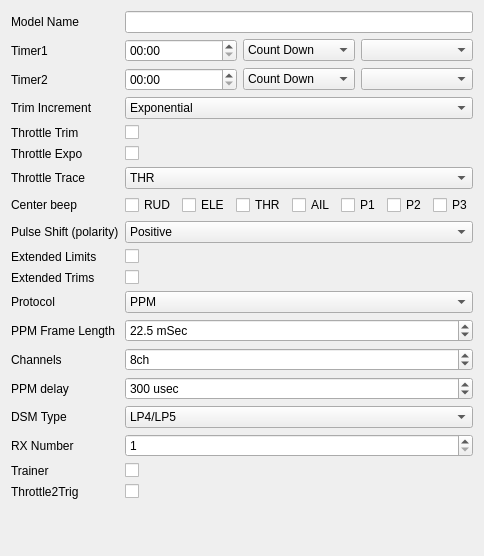
     <widget class="QWidget" name="tabModelSetup">
      <attribute name="title">
       <string>Setup</string>
      </attribute>
      <layout class="QFormLayout" name="formLayout">
       <property name="fieldGrowthPolicy">
        <enum>QFormLayout::AllNonFixedFieldsGrow</enum>
       </property>
       <item row="0" column="0">
        <widget class="QLabel" name="label">
         <property name="text">
          <string>Model Name</string>
         </property>
        </widget>
       </item>
       <item row="0" column="1">
        <widget class="QLineEdit" name="modelNameLE">
         <property name="maxLength">
          <number>10</number>
         </property>
        </widget>
       </item>
       <item row="1" column="0">
        <widget class="QLabel" name="label_2">
         <property name="text">
          <string>Timer1</string>
         </property>
        </widget>
       </item>
       <item row="1" column="1">
        <layout class="QHBoxLayout" name="horizontalLayout">
         <item>
          <widget class="QTimeEdit" name="timer1ValTE">
           <property name="accelerated">
            <bool>true</bool>
           </property>
           <property name="currentSection">
            <enum>QDateTimeEdit::MinuteSection</enum>
           </property>
           <property name="displayFormat">
            <string>mm:ss</string>
           </property>
          </widget>
         </item>
         <item>
          <widget class="QComboBox" name="timer1DirCB">
           <item>
            <property name="text">
             <string>Count Down</string>
            </property>
           </item>
           <item>
            <property name="text">
             <string>Count Up</string>
            </property>
           </item>
          </widget>
         </item>
         <item>
          <widget class="QComboBox" name="timer1ModeCB"/>
         </item>
        </layout>
       </item>
       <item row="2" column="0">
        <widget class="QLabel" name="label_3">
         <property name="text">
          <string>Timer2</string>
         </property>
        </widget>
       </item>
       <item row="2" column="1">
        <layout class="QHBoxLayout" name="horizontalLayout_2">
         <item>
          <widget class="QTimeEdit" name="timer2ValTE">
           <property name="accelerated">
            <bool>true</bool>
           </property>
           <property name="currentSection">
            <enum>QDateTimeEdit::MinuteSection</enum>
           </property>
           <property name="displayFormat">
            <string>mm:ss</string>
           </property>
          </widget>
         </item>
         <item>
          <widget class="QComboBox" name="timer2DirCB">
           <item>
            <property name="text">
             <string>Count Down</string>
            </property>
           </item>
           <item>
            <property name="text">
             <string>Count Up</string>
            </property>
           </item>
          </widget>
         </item>
         <item>
          <widget class="QComboBox" name="timer2ModeCB"/>
         </item>
        </layout>
       </item>
       <item row="4" column="0">
        <widget class="QLabel" name="label_10">
         <property name="text">
          <string>Trim Increment</string>
         </property>
        </widget>
       </item>
       <item row="4" column="1">
        <widget class="QComboBox" name="trimIncCB">
         <item>
          <property name="text">
           <string>Exponential</string>
          </property>
         </item>
         <item>
          <property name="text">
           <string>Extra Fine</string>
          </property>
         </item>
         <item>
          <property name="text">
           <string>Fine</string>
          </property>
         </item>
         <item>
          <property name="text">
           <string>Medium</string>
          </property>
         </item>
         <item>
          <property name="text">
           <string>Coarse</string>
          </property>
         </item>
        </widget>
       </item>
       <item row="5" column="0">
        <widget class="QLabel" name="label_7">
         <property name="text">
          <string>Throttle Trim</string>
         </property>
        </widget>
       </item>
       <item row="5" column="1">
        <widget class="QCheckBox" name="thrTrimChkB">
         <property name="text">
          <string/>
         </property>
        </widget>
       </item>
       <item row="6" column="0">
        <widget class="QLabel" name="label_thrExpo">
         <property name="text">
          <string>Throttle Expo</string>
         </property>
        </widget>
       </item>
       <item row="6" column="1">
        <widget class="QCheckBox" name="thrExpoChkB">
         <property name="text">
          <string/>
         </property>
        </widget>
       </item>
       <item row="8" column="0">
        <widget class="QLabel" name="label_12">
         <property name="text">
          <string>Center beep</string>
         </property>
        </widget>
       </item>
       <item row="8" column="1">
        <layout class="QGridLayout" name="gridLayout_2">
         <item row="0" column="0">
          <widget class="QCheckBox" name="bcRUDChkB">
           <property name="text">
            <string>RUD</string>
           </property>
          </widget>
         </item>
         <item row="0" column="1">
          <widget class="QCheckBox" name="bcELEChkB">
           <property name="text">
            <string>ELE</string>
           </property>
          </widget>
         </item>
         <item row="0" column="2">
          <widget class="QCheckBox" name="bcTHRChkB">
           <property name="text">
            <string>THR</string>
           </property>
          </widget>
         </item>
         <item row="0" column="3">
          <widget class="QCheckBox" name="bcAILChkB">
           <property name="text">
            <string>AIL</string>
           </property>
          </widget>
         </item>
         <item row="0" column="4">
          <widget class="QCheckBox" name="bcP1ChkB">
           <property name="text">
            <string>P1</string>
           </property>
          </widget>
         </item>
         <item row="0" column="5">
          <widget class="QCheckBox" name="bcP2ChkB">
           <property name="text">
            <string>P2</string>
           </property>
          </widget>
         </item>
         <item row="0" column="6">
          <widget class="QCheckBox" name="bcP3ChkB">
           <property name="text">
            <string>P3</string>
           </property>
          </widget>
         </item>
        </layout>
       </item>
       <item row="9" column="0">
        <widget class="QLabel" name="label_13">
         <property name="text">
          <string>Pulse Shift (polarity)</string>
         </property>
        </widget>
       </item>
       <item row="9" column="1">
        <widget class="QComboBox" name="pulsePolCB">
         <item>
          <property name="text">
           <string>Positive</string>
          </property>
         </item>
         <item>
          <property name="text">
           <string>Negative</string>
          </property>
         </item>
        </widget>
       </item>
       <item row="10" column="0">
        <widget class="QLabel" name="label_55">
         <property name="text">
          <string>Extended Limits</string>
         </property>
        </widget>
       </item>
       <item row="10" column="1">
        <widget class="QCheckBox" name="extendedLimitsChkB">
         <property name="text">
          <string/>
         </property>
        </widget>
       </item>
       <item row="11" column="0">
        <widget class="QLabel" name="label_57">
         <property name="text">
          <string>Extended Trims</string>
         </property>
        </widget>
       </item>
       <item row="11" column="1">
        <widget class="QCheckBox" name="extendedTrimsChkB">
         <property name="text">
          <string/>
         </property>
        </widget>
       </item>
       <item row="13" column="0">
        <widget class="QLabel" name="label_5">
         <property name="text">
          <string>Protocol</string>
         </property>
        </widget>
       </item>
       <item row="13" column="1">
        <widget class="QComboBox" name="protocolCB">
         <item>
          <property name="text">
           <string notr="true">PPM</string>
          </property>
         </item>
         <item>
          <property name="text">
           <string notr="true">Silver A</string>
          </property>
         </item>
         <item>
          <property name="text">
           <string notr="true">Silver B</string>
          </property>
         </item>
         <item>
          <property name="text">
           <string notr="true">Silver C</string>
          </property>
         </item>
         <item>
          <property name="text">
           <string notr="true">Trac 09</string>
          </property>
         </item>
        </widget>
       </item>
       <item row="16" column="0">
        <widget class="QLabel" name="label_PPMCH">
         <property name="text">
          <string>Channels</string>
         </property>
        </widget>
       </item>
       <item row="16" column="1">
        <widget class="QSpinBox" name="numChannelsSB">
         <property name="suffix">
          <string>ch</string>
         </property>
         <property name="minimum">
          <number>4</number>
         </property>
         <property name="maximum">
          <number>16</number>
         </property>
         <property name="singleStep">
          <number>2</number>
         </property>
         <property name="value">
          <number>8</number>
         </property>
        </widget>
       </item>
       <item row="17" column="0">
        <widget class="QLabel" name="label_PPM">
         <property name="text">
          <string>PPM delay</string>
         </property>
        </widget>
       </item>
       <item row="17" column="1">
        <widget class="QSpinBox" name="ppmDelaySB">
         <property name="suffix">
          <string> usec</string>
         </property>
         <property name="minimum">
          <number>100</number>
         </property>
         <property name="maximum">
          <number>800</number>
         </property>
         <property name="singleStep">
          <number>50</number>
         </property>
         <property name="value">
          <number>300</number>
         </property>
        </widget>
       </item>
       <item row="20" column="0">
        <widget class="QLabel" name="label_Trainer">
         <property name="text">
          <string>Trainer</string>
         </property>
        </widget>
       </item>
       <item row="20" column="1">
        <widget class="QCheckBox" name="TrainerChkB"/>
       </item>
       <item row="22" column="0">
        <widget class="QLabel" name="T2ThrTrg">
         <property name="text">
          <string>Throttle2Trig</string>
         </property>
        </widget>
       </item>
       <item row="22" column="1">
        <widget class="QCheckBox" name="T2ThrTrgChkB"/>
       </item>
       <item row="15" column="0">
        <widget class="QLabel" name="label_ppmFrameLength">
         <property name="text">
          <string>PPM Frame Length</string>
         </property>
        </widget>
       </item>
       <item row="15" column="1">
        <widget class="QDoubleSpinBox" name="ppmFrameLengthDSB">
         <property name="suffix">
          <string> mSec</string>
         </property>
         <property name="decimals">
          <number>1</number>
         </property>
         <property name="minimum">
          <double>12.500000000000000</double>
         </property>
         <property name="maximum">
          <double>32.500000000000000</double>
         </property>
         <property name="singleStep">
          <double>0.500000000000000</double>
         </property>
         <property name="value">
          <double>22.500000000000000</double>
         </property>
        </widget>
       </item>
       <item row="18" column="0">
        <widget class="QLabel" name="label_DSM">
         <property name="text">
          <string>DSM Type</string>
         </property>
        </widget>
       </item>
       <item row="18" column="1">
        <widget class="QComboBox" name="DSM_Type">
         <item>
          <property name="text">
           <string>LP4/LP5</string>
          </property>
         </item>
         <item>
          <property name="text">
           <string>DSM2only</string>
          </property>
         </item>
         <item>
          <property name="text">
           <string>DSM2/DSMX</string>
          </property>
         </item>
        </widget>
       </item>
       <item row="19" column="0">
        <widget class="QLabel" name="label_PXX">
         <property name="text">
          <string>RX Number</string>
         </property>
        </widget>
       </item>
       <item row="19" column="1">
        <widget class="QSpinBox" name="pxxRxNum">
         <property name="suffix">
          <string/>
         </property>
         <property name="minimum">
          <number>1</number>
         </property>
         <property name="maximum">
          <number>125</number>
         </property>
         <property name="singleStep">
          <number>1</number>
         </property>
         <property name="value">
          <number>1</number>
         </property>
        </widget>
       </item>
       <item row="23" column="0">
        <spacer name="verticalSpacer_4">
         <property name="orientation">
          <enum>Qt::Vertical</enum>
         </property>
         <property name="sizeHint" stdset="0">
          <size>
           <width>20</width>
           <height>40</height>
          </size>
         </property>
        </spacer>
       </item>
       <item row="7" column="0">
        <widget class="QLabel" name="label_ttrace">
         <property name="text">
          <string>Throttle Trace</string>
         </property>
        </widget>
       </item>
       <item row="7" column="1">
        <widget class="QComboBox" name="ttraceCB">
         <item>
          <property name="text">
           <string>THR</string>
          </property>
         </item>
         <item>
          <property name="text">
           <string>P1</string>
          </property>
         </item>
         <item>
          <property name="text">
           <string>P2</string>
          </property>
         </item>
         <item>
          <property name="text">
           <string>P3</string>
          </property>
         </item>
         <item>
          <property name="text">
           <string>CH01</string>
          </property>
         </item>
         <item>
          <property name="text">
           <string>CH02</string>
          </property>
         </item>
         <item>
          <property name="text">
           <string>CH03</string>
          </property>
         </item>
         <item>
          <property name="text">
           <string>CH04</string>
          </property>
         </item>
         <item>
          <property name="text">
           <string>CH05</string>
          </property>
         </item>
         <item>
          <property name="text">
           <string>CH06</string>
          </property>
         </item>
         <item>
          <property name="text">
           <string>CH07</string>
          </property>
         </item>
         <item>
          <property name="text">
           <string>CH08</string>
          </property>
         </item>
         <item>
          <property name="text">
           <string>CH09</string>
          </property>
         </item>
         <item>
          <property name="text">
           <string>CH10</string>
          </property>
         </item>
         <item>
          <property name="text">
           <string>CH11</string>
          </property>
         </item>
         <item>
          <property name="text">
           <string>CH12</string>
          </property>
         </item>
         <item>
          <property name="text">
           <string>CH13</string>
          </property>
         </item>
         <item>
          <property name="text">
           <string>CH14</string>
          </property>
         </item>
         <item>
          <property name="text">
           <string>CH15</string>
          </property>
         </item>
         <item>
          <property name="text">
           <string>CH16</string>
          </property>
         </item>
        </widget>
       </item>
      </layout>
     </widget>
